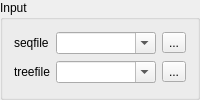
                       <widget class="QGroupBox" name="groupBox">
                        <property name="sizePolicy">
                         <sizepolicy hsizetype="Preferred" vsizetype="Fixed">
                          <horstretch>0</horstretch>
                          <verstretch>0</verstretch>
                         </sizepolicy>
                        </property>
                        <property name="title">
                         <string>Input</string>
                        </property>
                        <layout class="QGridLayout" name="gridLayout">
                         <item row="0" column="0">
                          <widget class="QLabel" name="label">
                           <property name="toolTip">
                            <string>The sequence data file.</string>
                           </property>
                           <property name="text">
                            <string>seqfile</string>
                           </property>
                          </widget>
                         </item>
                         <item row="0" column="1">
                          <widget class="QComboBox" name="comboBox_20">
                           <property name="sizePolicy">
                            <sizepolicy hsizetype="Expanding" vsizetype="Fixed">
                             <horstretch>0</horstretch>
                             <verstretch>0</verstretch>
                            </sizepolicy>
                           </property>
                           <property name="editable">
                            <bool>true</bool>
                           </property>
                          </widget>
                         </item>
                         <item row="0" column="2">
                          <widget class="QToolButton" name="toolButton">
                           <property name="text">
                            <string>...</string>
                           </property>
                          </widget>
                         </item>
                         <item row="1" column="0">
                          <widget class="QLabel" name="label_2">
                           <property name="toolTip">
                            <string>The tree structure file.</string>
                           </property>
                           <property name="text">
                            <string>treefile</string>
                           </property>
                          </widget>
                         </item>
                         <item row="1" column="1">
                          <widget class="QComboBox" name="comboBox_21">
                           <property name="sizePolicy">
                            <sizepolicy hsizetype="Expanding" vsizetype="Fixed">
                             <horstretch>0</horstretch>
                             <verstretch>0</verstretch>
                            </sizepolicy>
                           </property>
                           <property name="editable">
                            <bool>true</bool>
                           </property>
                          </widget>
                         </item>
                         <item row="1" column="2">
                          <widget class="QToolButton" name="toolButton_2">
                           <property name="text">
                            <string>...</string>
                           </property>
                          </widget>
                         </item>
                        </layout>
                       </widget>
